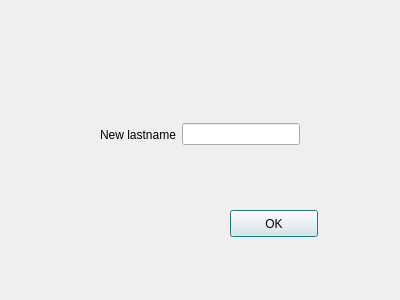
<?xml version="1.0" encoding="UTF-8"?>
<ui version="4.0">
 <class>cmenulastname</class>
 <widget class="QDialog" name="cmenulastname">
  <property name="geometry">
   <rect>
    <x>0</x>
    <y>0</y>
    <width>400</width>
    <height>300</height>
   </rect>
  </property>
  <property name="windowTitle">
   <string>Dialog</string>
  </property>
  <widget class="QPushButton" name="pushButton">
   <property name="geometry">
    <rect>
     <x>230</x>
     <y>210</y>
     <width>88</width>
     <height>27</height>
    </rect>
   </property>
   <property name="text">
    <string>OK</string>
   </property>
  </widget>
  <widget class="QWidget" name="">
   <property name="geometry">
    <rect>
     <x>100</x>
     <y>120</y>
     <width>200</width>
     <height>29</height>
    </rect>
   </property>
   <layout class="QHBoxLayout" name="horizontalLayout">
    <item>
     <widget class="QLabel" name="label">
      <property name="text">
       <string>New lastname</string>
      </property>
     </widget>
    </item>
    <item>
     <widget class="QLineEdit" name="lineEdit"/>
    </item>
   </layout>
  </widget>
 </widget>
 <resources/>
 <connections/>
</ui>
